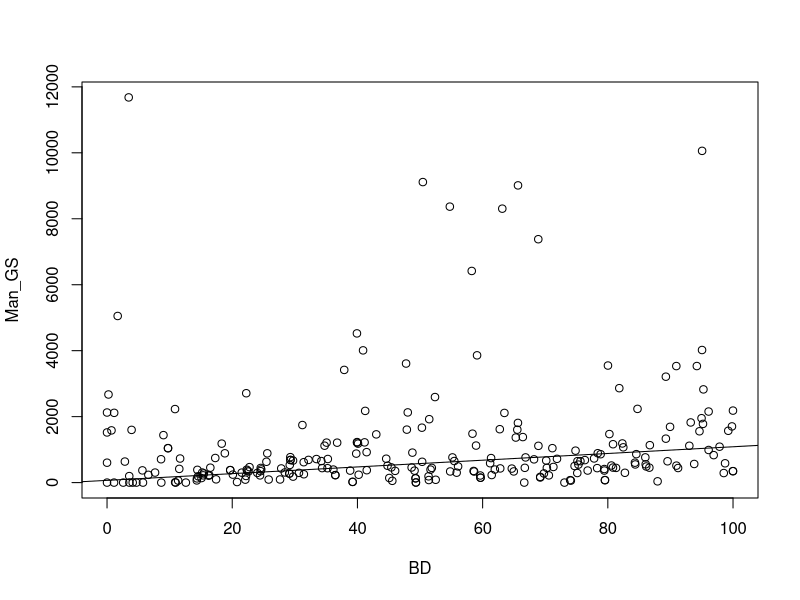
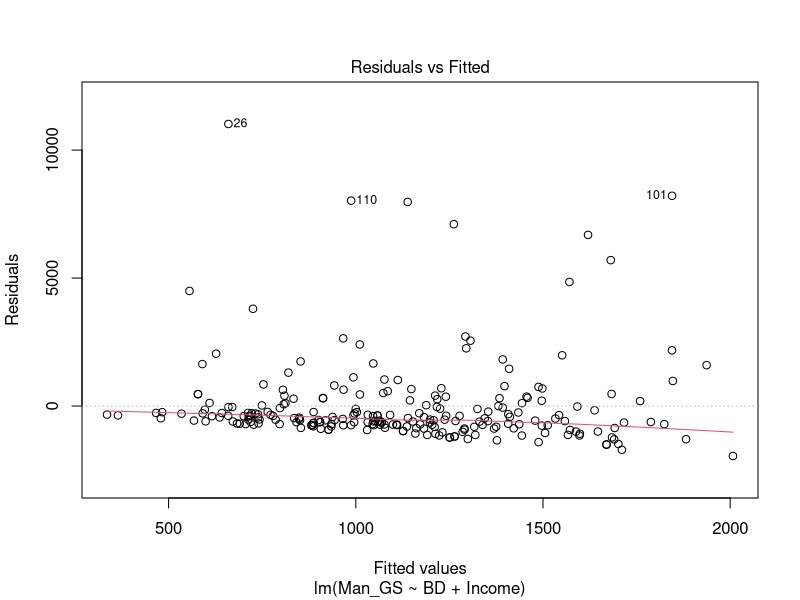
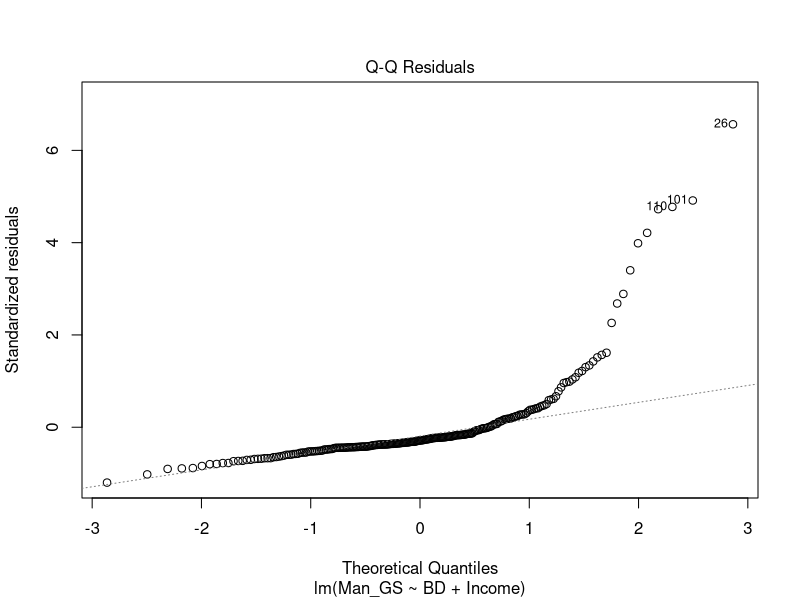
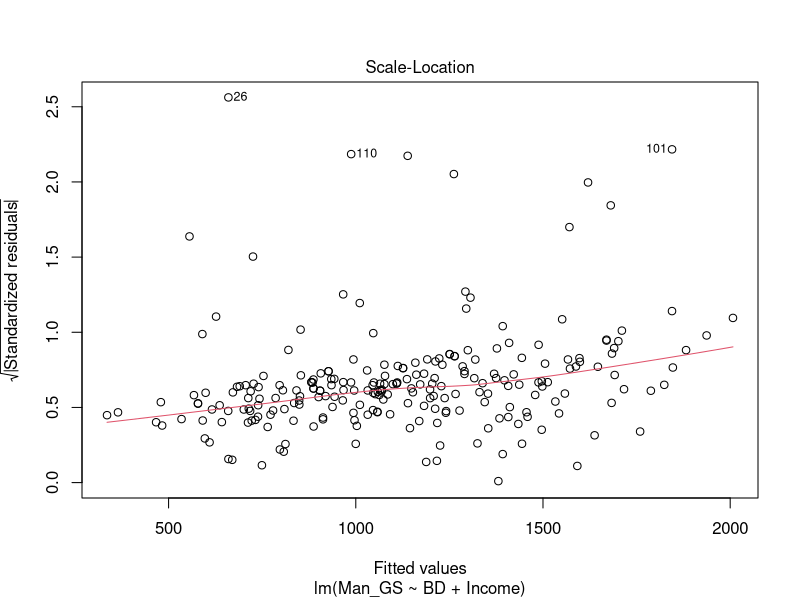
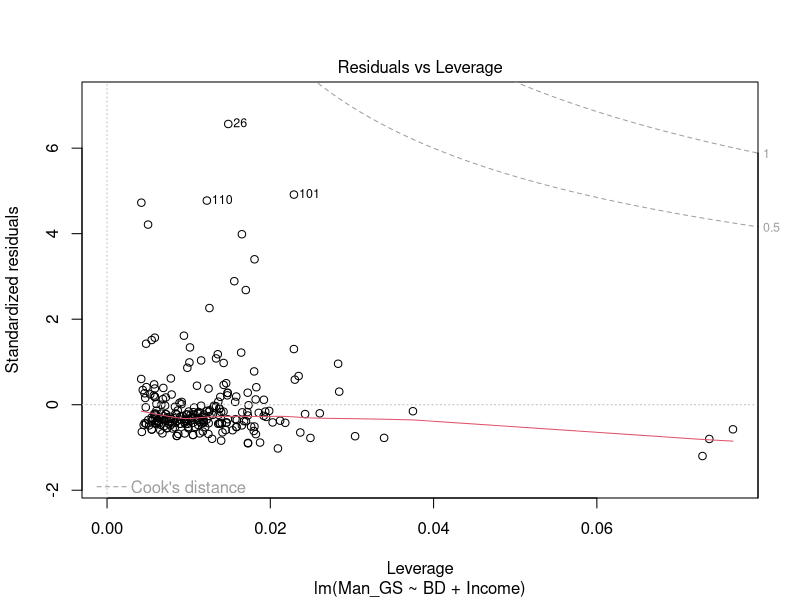
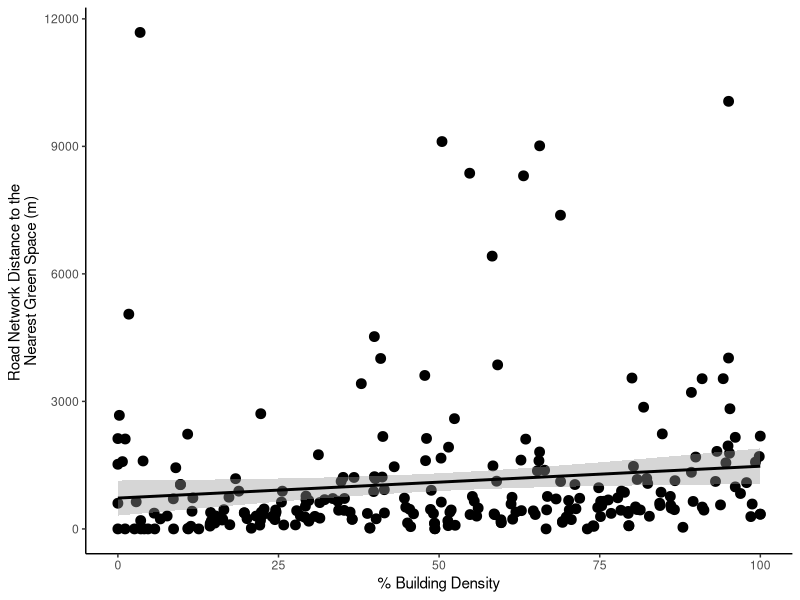
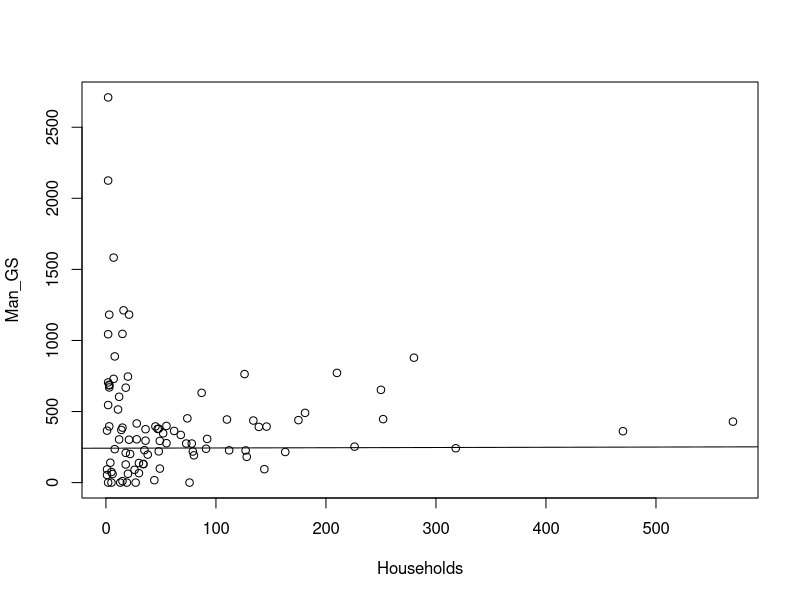
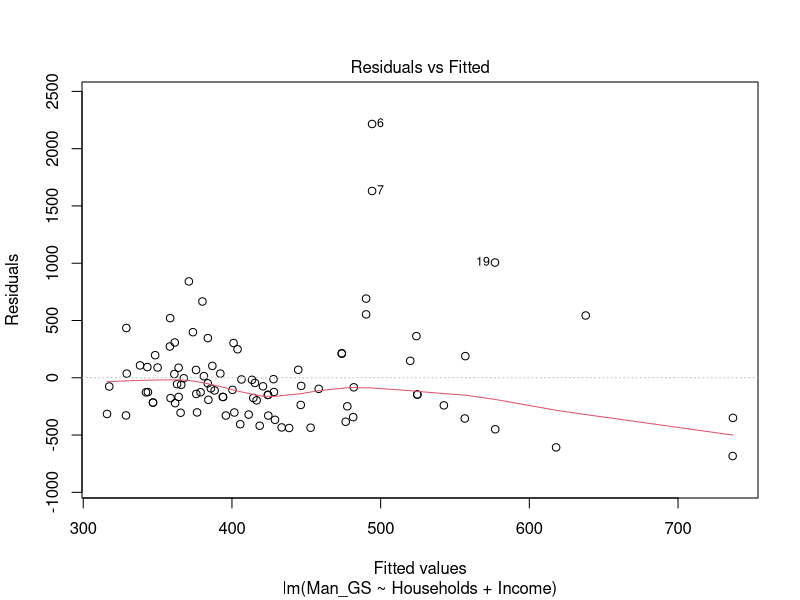

R code for these plots, in order:
gs.data<-read.csv("Data/compiled_data_0203.csv")
library(ggplot2)
library(stringr)
library(tidyverse)
library(viridis)
library(tidyverse)

#Manhattan's Distance GS vs. BD
gs.lm<-lm(Man_GS~BD+Income, data=gs.data)
summary(gs.lm)
plot(Man_GS~BD, data=gs.data)
abline(gs.lm)

plot(gs.lm)

plot1<-ggplot(gs.data, aes(x=BD, y=Man_GS)) +
  geom_point(size=3)+
  labs(x="% Building Density", y="Road Network Distance to the \nNearest Green Space (m)")+
  theme_classic()+
  scale_color_continuous(low="yellow", high="darkgreen")+
  geom_smooth(method=lm, color="black")
plot1

#Manhattan's Distance vs. Households
fil<-filter(gs.data, Households>0)
gs.lm2<-lm(Man_GS~Households+Income, data=fil)
summary(gs.lm2)
plot(Man_GS~Households, data=fil)
abline(gs.lm2)

plot(gs.lm2)

#buffer_500 vs. Households
gs.lm3<-lm(GS_500~Households, data=fil)
summary(gs.lm3)
par(mfrow=c(2,2))
plot(GS_300~Households, data=fil)
plot(GS_500~Households, data=fil)
plot(GS_800~Households, data=fil)
plot(GS_1000~Households, data=fil)


fil2<-filter(gs.data, Man_GS<3000)
gs.lm4<-lm(Man_GS~BD+Income, data=fil, xlab="Households", ylab="Walking distance to green space")
plot(Man_GS~BD, data=fil)
abline(gs.lm4)
summary(gs.lm4)

gs.lm5<-lm(GS_300~Households, data=fil)
summary(gs.lm5)

library(mgcv)
##Trying household relationship as a GAM
gam.gs<-gam(Man_GS~s(Households), data=fil, method="REML")
summary(gam.gs)
plot(gam.gs)
gam.check(gam.gs)
plot(Man_GS~Households, data=fil, pch=16)
gam.gs2<-gam(Man_GS~s(BD)+s(Income), data=gs.data)
summary(gam.gs2)

##backyard stuff
by.model<-lm(BY_Ratio~BD, data=gs.data)
summary(by.model)
plot(BY_Ratio~BD, data=gs.data, xlab="Building Density", ylab="Backyard Ratio",
     pch=16)
abline(by.model)
